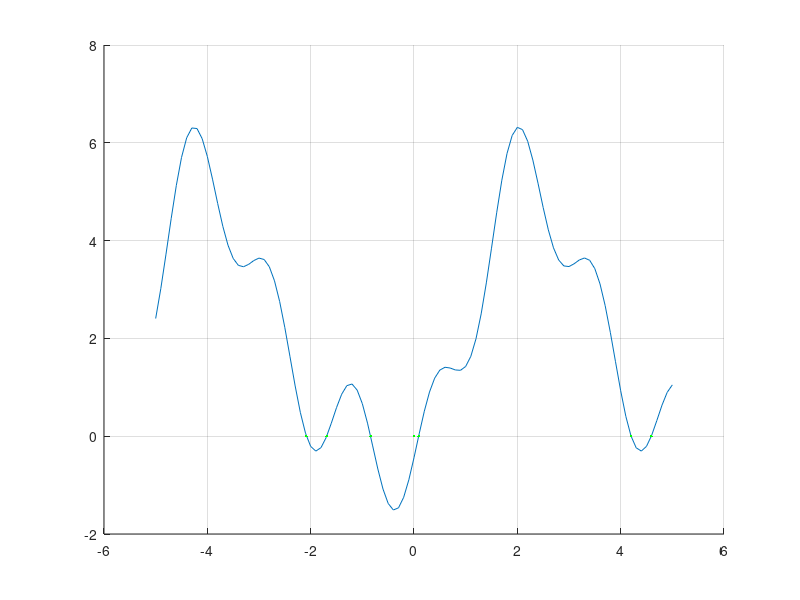

Recreate this plot in MATLAB.
%.................................................................%

clear
x = -5:0.1:5;
figure
hold on;
f = @(x) 1+(1+sin(x)-cos(x)).^2-(sin(2*x)-cos(2*x)-0.2).^2;
df = @(x) 2*(1+sin(x)-cos(x)).*(cos(x)+sin(x))-4*(sin(2*x)-cos(2*x)-0.2).*(cos(2*x)+sin(2*x));
plot(x,f(x))
grid on

#---------newton--------#
epsi = 0.0001;
first = -5;
k_newton = [0];
k_newton_y = [0];
while (first < 5)
  x = first;
  delta = 1;
  while (delta>=epsi)
    x_new = x - f(x)/ df(x);
    delta = abs(x_new - x);
    x = x_new;
  end
  if ((min(abs(x-k_newton))>epsi) && (x <= 5) && (x >= -5))
    k_newton(end+1) = x;
    k_newton_y(end+1) = f(x);
  endif
  first += 0.1;
end
k_newton(2:end)


#---------fzero--------#
kzero = [0];
kzero_y = [0];
x_step = -5;
step = 0.1;
while (x_step < 5)
  x_find = fzero(f, x_step);
  if ((min(abs(x_find-kzero))>epsi) && (x_find <= 5) && (x_find >= -5))
    kzero(end+1) = x_find;
    kzero_y(end+1) = f(x_find);
  endif
  x_step += step;
end

kzero(2:end)


#--------dichotomy--------#

a = -4;
b = -3.99;
x_new = (a + b) / 2;
first = -4;
k_del = [0];
k_del_y = [0];
while (a < 5)
  x_new = (a + b) / 2;

  if (f(a)*f(b) < 0)
    a_ = a; b_= b;
    delta = 1;
    while (delta>=epsi)
      x_new = (a_ + b_) / 2;
      if (f(x_new) == 0)
        k_del(end+1) = x_new;
        k_del_y(end+1) = f(x_new);
      else
          if (f(x_new)*f(b_) < 0)
            a_ = x_new;
          else b_ = x_new;
          endif;
      endif
      x_new = (a_ + b_) / 2;
      delta = abs(x_new - b_);

    end
    k_del(end+1) = x_new;
    k_del_y(end+1) = f(x_new);

    endif

  a += 0.01;
  b += 0.01;
end

k_del(2:end)
%----------------------------------------------------------%


for i = 1:length(k_del)
  plot(k_del(i), k_del_y(i),'r')
end
for i = 1:length(kzero)
  plot(kzero(i), kzero_y(i), 'y')
end

for i = 1:length(k_newton_y)
  plot(k_newton(i), k_newton_y(i), 'g')
end

